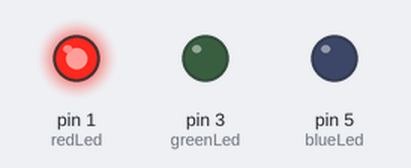
This sketch was run on a simulated Arduino Uno, built with avr-gcc and run on an emulated ATmega328P. On the bench: output pins drawn as LEDs (lit = HIGH).

Above: at 0.02 s.
At 0.7 s:
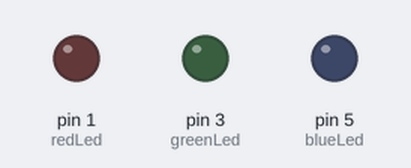
At 3.77 s:
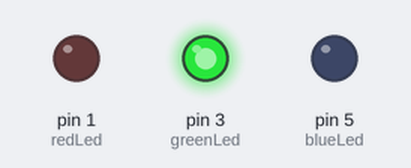
At 13.05 s:
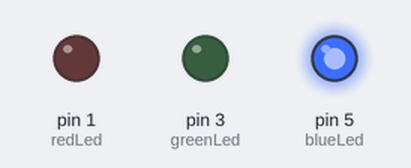
Timing chart, 0 to 18.2 s (numbered marks = the images above):
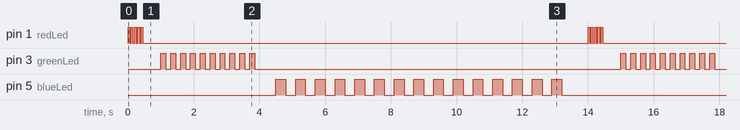

The sketch:

Lesson4Homework_aug20a.ino
```cpp
// Red led 5 times fast
// Green led 10 times slow
// Blue led 15 times very slow

int redLed = 1;
int greenLed = 3;
int blueLed = 5;

int redMs = 50;
int greenMs = 150;
int blueMs = 300;

int sepMs = 500;


void setup() {
  // put your setup code here, to run once:
  pinMode(redLed, OUTPUT);
  pinMode(greenLed, OUTPUT);
  pinMode(blueLed, OUTPUT);

}

void loop() {
  // put your main code here, to run repeatedly:
  for(int i = 0; i < 5; i++)
  {
    digitalWrite(redLed, HIGH);
    delay(redMs);
    digitalWrite(redLed, LOW);
    delay(redMs);
  }

  delay(sepMs);

  for(int i = 0; i < 10; i++)
  {
    digitalWrite(greenLed, HIGH);
    delay(greenMs);
    digitalWrite(greenLed, LOW);
    delay(greenMs);
  }

  delay(sepMs);

  for(int i = 0; i < 15; i++)
  {
    digitalWrite(blueLed, HIGH);
    delay(blueMs);
    digitalWrite(blueLed, LOW);
    delay(blueMs);
  }

  delay(sepMs);
}
```

Measured:
- by itself, pin 1 (redLed): repeats every 14.0 s: 4 × (LOW 0.05 s, HIGH 0.05 s), LOW 13.6 s, HIGH 0.05 s
- by itself, pin 3 (greenLed): repeats every 14.0 s: 9 × (LOW 0.15 s, HIGH 0.15 s), LOW 11.2 s, HIGH 0.15 s
- by itself, pin 5 (blueLed): repeats every 14.0 s: HIGH 0.30 s, LOW 5.3 s, 14 × (HIGH 0.30 s, LOW 0.30 s)
